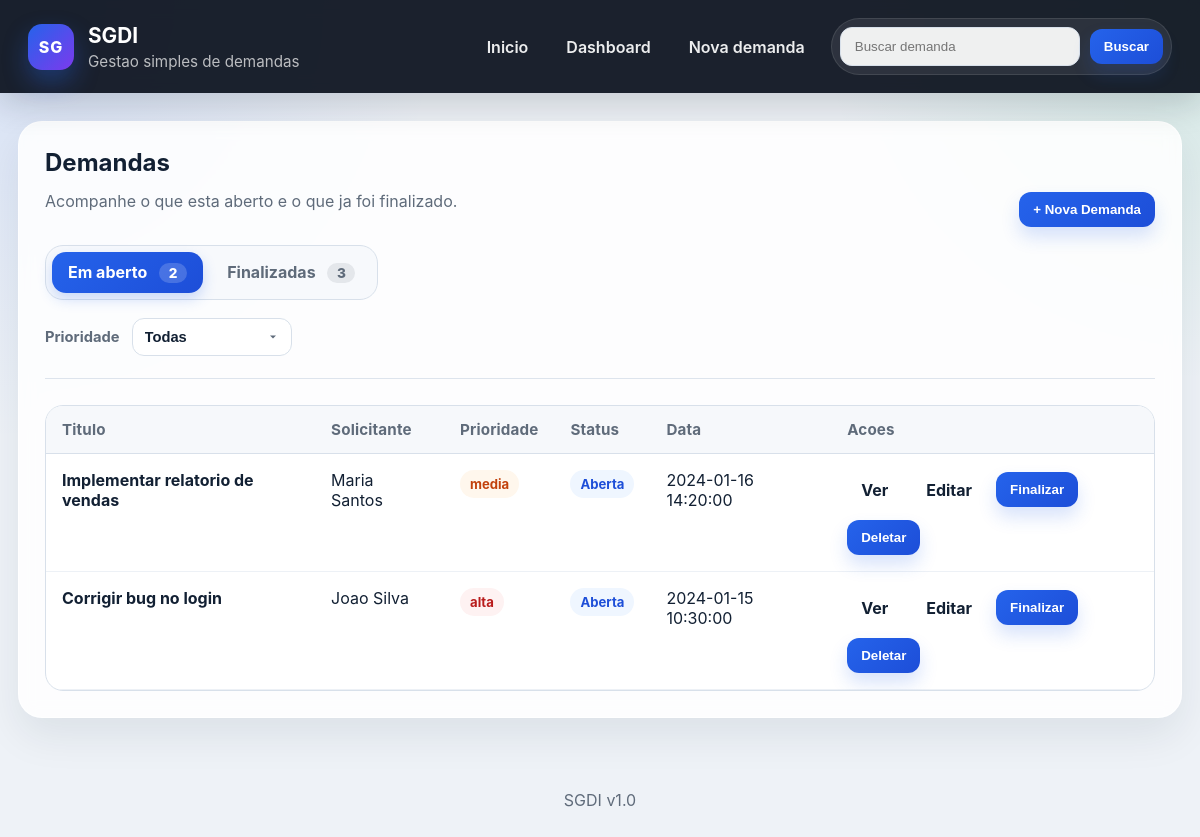
Before: / with the older database file.
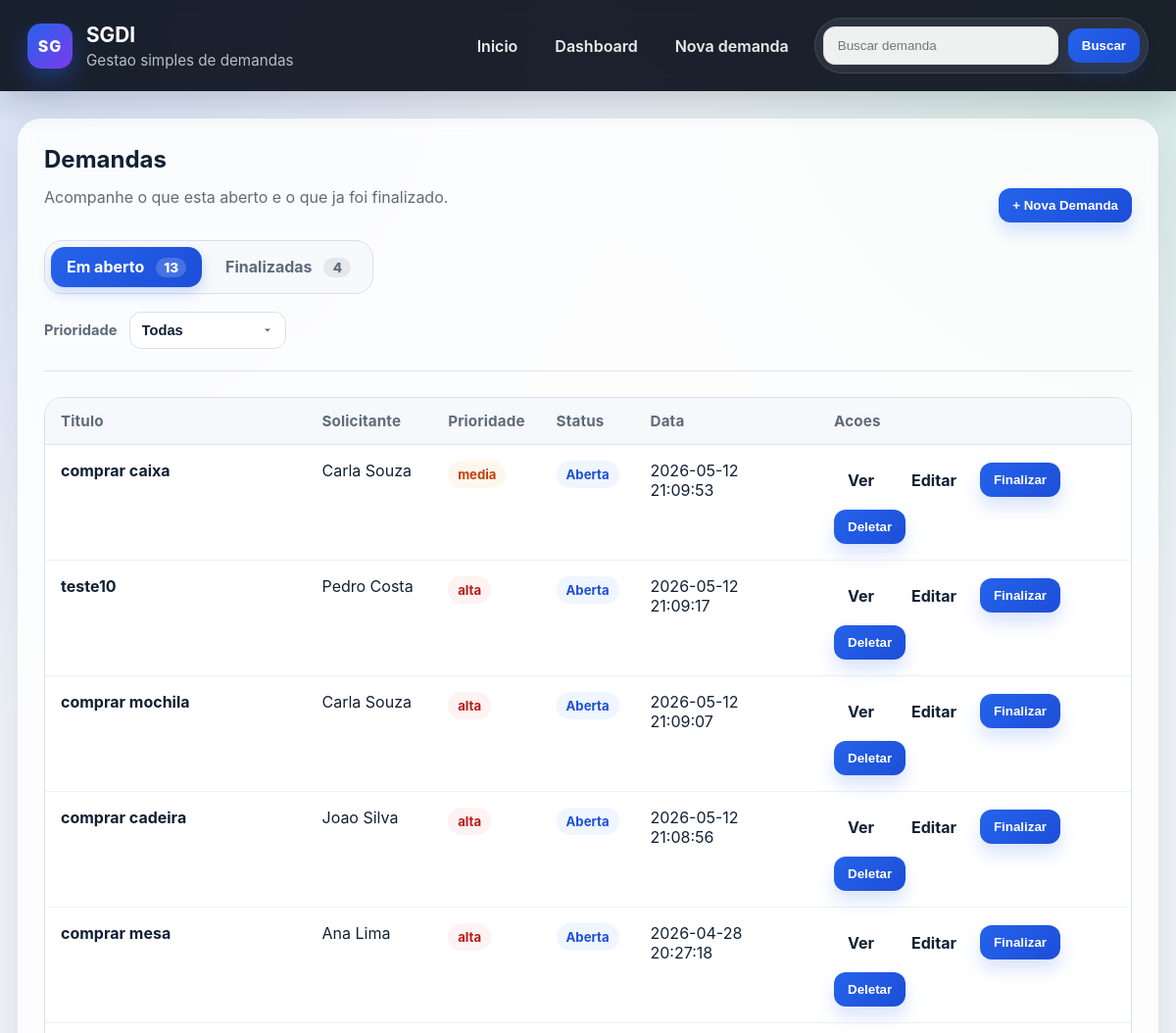
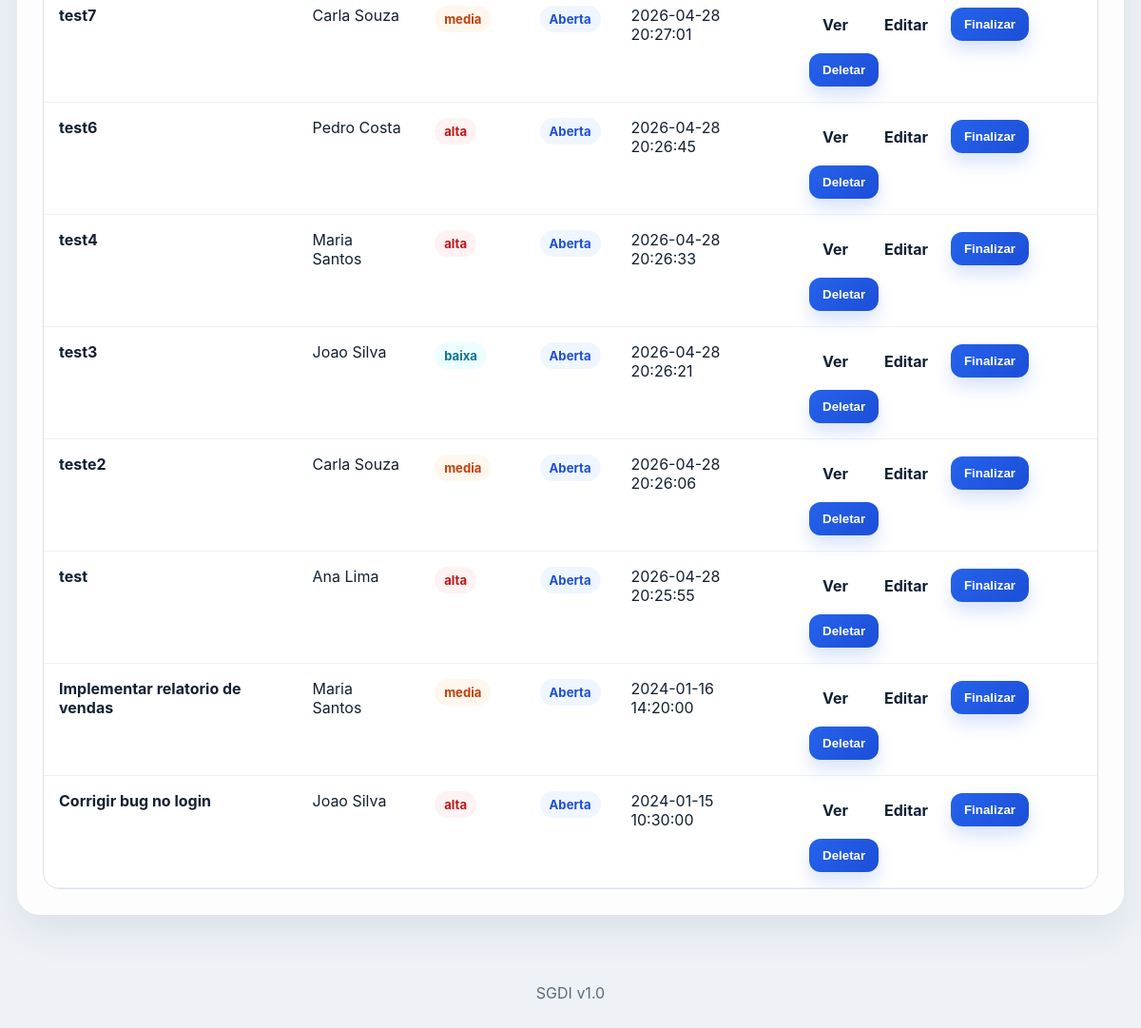
After: the same page with the newer database file (2 pictures, top to bottom).
### tables this page shows
CREATE TABLE demandas (
                id INTEGER PRIMARY KEY AUTOINCREMENT,
                titulo TEXT NOT NULL,
                descricao TEXT NOT NULL,
                solicitante_id INTEGER NOT NULL,
                data_criacao TEXT NOT NULL,
                prioridade TEXT NOT NULL DEFAULT 'media',
                status TEXT NOT NULL DEFAULT 'Aberta', data_finalizacao TEXT,
                FOREIGN KEY (solicitante_id) REFERENCES usuarios(id)
            );

CREATE TABLE usuarios (
                id INTEGER PRIMARY KEY AUTOINCREMENT,
                nome TEXT NOT NULL UNIQUE
            );

### app.py (the view)
@app.route('/')
def index():
    return render_index()

### app.py (called while the page is built)
def get_db():
    conn = sqlite3.connect(DB_PATH)
    conn.row_factory = sqlite3.Row
    conn.execute("PRAGMA journal_mode = MEMORY")
    conn.execute("PRAGMA foreign_keys = ON")
    return conn

def _normalizar_prioridade(prioridade, default="media"):
    prioridade = (prioridade or default).strip().lower()
    if prioridade not in PRIORIDADES_VALIDAS:
        return default
    return prioridade

### templates/index.html (shortened to what this page needs)
{% extends "base.html" %}
{% block content %}
<div class="section-head">
    <div>
        <h2>Demandas</h2>
        <p class="muted">Acompanhe o que esta aberto e o que ja foi finalizado.</p>
    </div>
    <a href="/nova_demanda"><button>+ Nova Demanda</button></a>
</div>
<div class="tabs-toolbar">
    <div class="tabs" role="tablist" aria-label="Status das demandas">
        <a class="tab {% if active_tab == 'abertas' %}active{% endif %}" href="/?tab=abertas">
            Em aberto <span class="tab-count">{{ abertas_count }}</span>
        </a>
        <a class="tab " href="/?tab=finalizadas">
            Finalizadas <span class="tab-count">{{ finalizadas_count }}</span>
        </a>
    </div>
</div>
<div class="prioridade-toolbar">
    <form class="prioridade-filter" method="get" action="/" aria-label="Filtrar por prioridade">
        <label for="filtro-prioridade" class="prioridade-filter-label">Prioridade</label>
        <select id="filtro-prioridade" name="prioridade" onchange="this.form.submit()">
            <option value="" {% if not prioridade_filtro|default('') %}selected{% endif %}>Todas</option>
        </select>
    </form>
</div>
<div class="table-wrap">
    <table>
        <thead>
            <tr>
                <th>Titulo</th>
                <th>Solicitante</th>
                <th>Prioridade</th>
                <th>Status</th>
                <th>Data</th>
                <th>Acoes</th>
            </tr>
        </thead>
        <tbody>
            {% if demandas %}
                {% for demanda in demandas %}
                <tr>
                    <td>
                        <strong>{{ demanda[1] }}</strong>
                    </td>
                    <td>{{ demanda[3] }}</td>
                    <td><span class="badge {{ demanda[5] }}">{{ demanda[5] }}</span></td>
                    <td><span class="badge {{ demanda[6]|lower }}">{{ demanda[6] }}</span></td>
                    <td>{{ demanda[4] }}</td>
                    <td>
                        <div class="actions">
                            <a class="btn-link" href="/detalhes/{{ demanda[0] }}">Ver</a>
                            <a class="btn-link" href="/editar/{{ demanda[0] }}">Editar</a>
                            {% if demanda[6] != 'Finalizada' %}
                            <form
                                class="table-actions-form"
                                action="/finalizar/{{ demanda[0] }}"
                                method="POST"
                                data-confirm-modal
                                data-confirm-title="Finalizar demanda"
                                data-confirm-message="Essa demanda sera movida para a lista de finalizadas."
                                data-confirm-button="Finalizar"
                                data-confirm-kicker="Mudanca de status"
                                data-confirm-pill="Finalizacao"
                                data-confirm-note="Voce ainda podera consultar a demanda na aba de finalizadas."
                                data-confirm-variant="success"
                            >
                                <button class="btn-success" type="submit">Finalizar</button>
                            </form>
                            {% endif %}
                            <form
                                class="table-actions-form"
                                action="/deletar/{{ demanda[0] }}"
                                method="POST"
                                data-confirm-modal
                                data-confirm-title="Deletar demanda"
                                data-confirm-message="Essa acao remove a demanda e os comentarios vinculados a ela."
                                data-confirm-button="Deletar"
                                data-confirm-kicker="Acao permanente"
                                data-confirm-pill="Exclusao"
                                data-confirm-note="Use esta opcao apenas quando tiver certeza de que a demanda nao deve permanecer no historico."
                                data-confirm-variant="danger"
                            >
                                <button class="btn-danger" type="submit">Deletar</button>
                            </form>
                        </div>
                    </td>
                </tr>
                {% endfor %}
            {% else %}
                <tr>
                    <td colspan="6" style="text-align:center; padding:28px; color:#5f6b7a;">Nenhuma demanda encontrada nesta aba.</td>
                </tr>
            {% endif %}
        </tbody>
    </table>
</div>
{% endblock %}

### templates/base.html (shortened to what this page needs)
<!DOCTYPE html>
<html lang="pt-BR">
<head>
    <link rel="stylesheet" href="{{ url_for('static', filename='style.css') }}">
</head>
<body>
    <header class="header">
        <div class="brand">
            <div class="brand-mark">SG</div>
            <div>
                <h1>SGDI</h1>
                <p>Gestao simples de demandas</p>
            </div>
        </div>
        <nav class="menu">
            <a href="/">Inicio</a>
            <a href="/dashboard">Dashboard</a>
            <a href="/nova_demanda">Nova demanda</a>
            <form action="/" method="GET" class="search-form">
                <input type="text" name="q" value="{{ search_query|default('') }}" placeholder="Buscar demanda">
                <button type="submit">Buscar</button>
            </form>
        </nav>
    </header>
    <main class="page">
        <section class="container">
            {% block content %}{% endblock %}
        </section>
    </main>
    <footer class="footer">
        <p>SGDI v1.0</p>
    </footer>
</body>
</html>

Changed rows visible on the page:
added demandas: titulo "comprar caixa", nome "Carla Souza", prioridade "media", status "Aberta", data_criacao "2026-05-12 21:09:53"
added demandas: titulo "teste10", nome "Pedro Costa", prioridade "alta", status "Aberta", data_criacao "2026-05-12 21:09:17"
added demandas: titulo "comprar mochila", nome "Carla Souza", prioridade "alta", status "Aberta", data_criacao "2026-05-12 21:09:07"
added demandas: titulo "comprar cadeira", nome "Joao Silva", prioridade "alta", status "Aberta", data_criacao "2026-05-12 21:08:56"
added demandas: titulo "comprar mesa", nome "Ana Lima", prioridade "alta", status "Aberta", data_criacao "2026-04-28 20:27:18"
added demandas: titulo "test7", nome "Carla Souza", prioridade "media", status "Aberta", data_criacao "2026-04-28 20:27:01"
added demandas: titulo "test6", nome "Pedro Costa", prioridade "alta", status "Aberta", data_criacao "2026-04-28 20:26:45"
added demandas: titulo "test4", nome "Maria Santos", prioridade "alta", status "Aberta", data_criacao "2026-04-28 20:26:33"
added demandas: titulo "test3", nome "Joao Silva", prioridade "baixa", status "Aberta", data_criacao "2026-04-28 20:26:21"
added demandas: titulo "teste2", nome "Carla Souza", prioridade "media", status "Aberta", data_criacao "2026-04-28 20:26:06"
added demandas: titulo "test", nome "Ana Lima", prioridade "alta", status "Aberta", data_criacao "2026-04-28 20:25:55"
Other visible differences:
{{ abertas_count }}: "2" → "13"
{{ finalizadas_count }}: "3" → "4"
